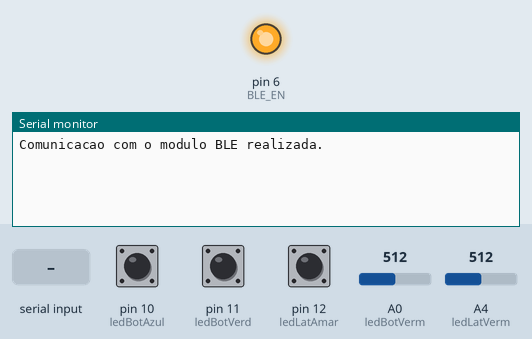
A sketch run on a simulated Arduino Uno, built with avr-gcc and run on an emulated ATmega328P. Shown: output pins drawn as LEDs (lit = HIGH), the last lines printed to the serial monitor. Inputs (shaded band) come from the test bench; at power-on: pin 10 (ledBotAzul) HIGH, pin 11 (ledBotVerd) HIGH, pin 12 (ledLatAmar) HIGH, A0 (ledBotVerm) = 512, A4 (ledLatVerm) = 512. The modem accepts every AT command (registered, SIM ready, sends succeed) and sends nothing else.

Above: at 4.2 s.
4.3 s: "STS,1\n" received over the second serial link
At 7.1 s:
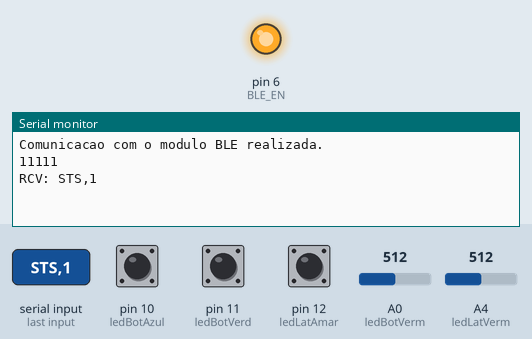
7.3 s: "START+\n" received over the second serial link
At 8.0 s:
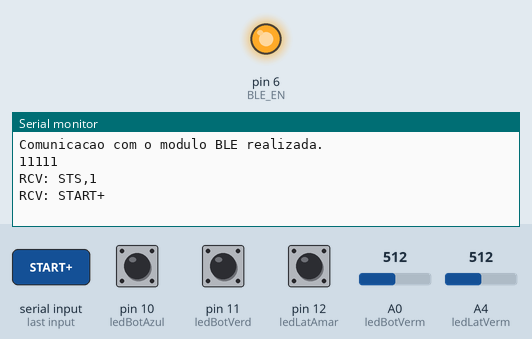
8.8 s: "STS\n" received over the second serial link
At 12.2 s:
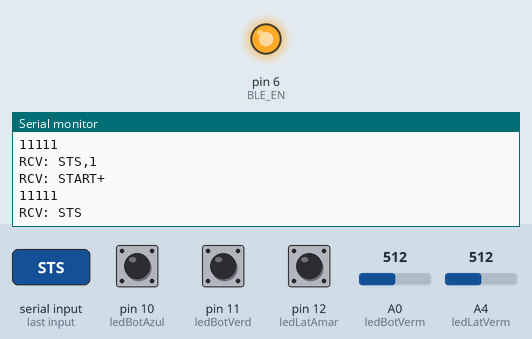

Measured:
- after the input at 4.3 s, the serial monitor: prints a new line after 2.0 s (image 1)
- after the input at 7.3 s, the serial monitor: prints a new line at once (image 2)
- after the input at 8.8 s, the serial monitor: prints a new line after 2.0 s (image 3)

The sketch:

firmware.ino
```cpp
#include <SoftwareSerial.h>

#define ledLatVerm A4
#define ledLatAmar 12
#define ledBotVerd 11
#define ledBotAzul 10
#define ledBotVerm A0

#define bot1 7
#define bot2 8
#define bot3 9

#define BLE_RX  5
#define BLE_TX  4
#define BLE_EN  6

#define DEBUG   1

#define NUM_READ 10

String clientName;
int buttons[] = {bot1, bot2, bot3};

SoftwareSerial BLE(BLE_RX, BLE_TX);

void setup() {

  if (DEBUG) Serial.begin(9600);
  BLE.begin(9600);

  /*LEDS*/
  pinMode(ledLatAmar, INPUT_PULLUP);
  pinMode(ledBotVerd, INPUT_PULLUP);
  pinMode(ledBotAzul, INPUT_PULLUP);
  pinMode(13, INPUT);

  /*Inicia botões no modo tri-state*/
  pinMode(bot1, INPUT);
  pinMode(bot2, INPUT);
  pinMode(bot3, INPUT);

  /*Enable do modulo BLE*/
  pinMode(BLE_EN, OUTPUT);

  /*Resetando o modulo BLE*/
  digitalWrite(BLE_EN, LOW);
  delay(500);
  digitalWrite(BLE_EN, HIGH);
  delay(2000);

  /*testando módulo BLE*/
  BLE.println("AT");
  delay(500);
  if ( !BLE.find("OK") ) {
    if (DEBUG) Serial.println("ERRO FATAL: Não foi possível estabelecer comunicação com o modulo BLE!");
    //for(;;);
  } else {
    if (DEBUG) Serial.println("Comunicacao com o modulo BLE realizada.");
  }

}

void loop() {

  String cmd;
  int ans[5], value;

  cmd = BLE.readStringUntil('\n');


  if (cmd.length() >= 3) {

    if ( cmd.startsWith("START+") ) {
      clientName = cmd.substring( cmd.indexOf("=") + 1 );
      BLE.println("START+OK");

    } else if ( cmd.startsWith("STS") ) {
     BLE.print("STS+");
     detectarPiscando(ans, 2000);

     /*interpretar e printar o resultado para o modulo BLE*/
     //BLE.println(RESULTADO DO STATUS)
     for(int i = 0; i < 5; i++) BLE.print(ans[i]);
     BLE.println();

     if (DEBUG) {
      for(int i = 0; i < 5; i++) Serial.print(ans[i]);
      Serial.println();
     }

    } else if ( cmd.startsWith("BUT=") ) {
      cmd.remove(0,4);
      value = cmd.toInt();
      BLE.print("BUT+");
      if (value > 0 && value <= 3 ) {
        pulseButton(value);
        BLE.println("OK");
      } else BLE.println("ERR:range");
    }

    if (DEBUG) {
    Serial.print("RCV: ");
    Serial.println(cmd);
    }

  }
}

/*
 *Examina o estado dos LEDs durante @period milisegundos
 *Retorna 1 para ligado fixo;
 *        0 para desligado fixo;
 *        2 para piscando;
 *Tamanho do vetor ans: 5
*/
void detectarPiscando(int * ans, int period)
{
  int ledLatVermVec[NUM_READ], ledLatAmarVec[NUM_READ], ledBotVerdVec[NUM_READ],
      ledBotAzulVec[NUM_READ], ledBotVermVec[NUM_READ], auxRead, sum;
  for ( int i = 0; i < NUM_READ; i++ ) {
    auxRead  = analogRead(ledLatVerm);
    if(auxRead > 300) ledLatVermVec[i] = 1;
    else ledLatVermVec[i] = 0;

    ledLatAmarVec[i] = digitalRead(ledLatAmar);
    ledBotVerdVec[i] = digitalRead(ledBotVerd);
    ledBotAzulVec[i] = digitalRead(ledBotAzul);

    auxRead  = analogRead(ledBotVerm);
    if(auxRead > 300) ledBotVermVec[i] = 1;
    else ledBotVermVec[i] = 0;
    delay(period/NUM_READ);
  }
  sum = vecSum(ledLatVermVec, NUM_READ);
  if ( sum == NUM_READ || sum == 0 ) ans[0] = sum/NUM_READ;
  else ans[0] = 2;

  sum = vecSum(ledLatAmarVec, NUM_READ);
  if ( sum == NUM_READ || sum == 0 ) ans[1] = sum/NUM_READ;
  else ans[1] = 2;

  sum = vecSum(ledBotVerdVec, NUM_READ);
  if ( sum == NUM_READ || sum == 0 ) ans[2] = sum/NUM_READ;
  else ans[2] = 2;

  sum = vecSum(ledBotAzulVec, NUM_READ);
  if ( sum == NUM_READ || sum == 0 ) ans[3] = sum/NUM_READ;
  else ans[3] = 2;

  sum = vecSum(ledBotVermVec, NUM_READ);
  if ( sum == NUM_READ || sum == 0 ) ans[4] = sum/NUM_READ;
  else ans[4] = 2;
}

/*
 *Soma um vetor
*/
int vecSum(int * vec, int len) {
  int sum = 0;
  for (int i = 0; i < len; i++) sum = sum + vec[i];
  return sum;
}

/*
 *Pulsa um botão de forma segura
 */
void pulseButton(int butNumber) {
  pinMode(buttons[butNumber-1], OUTPUT);
  digitalWrite(buttons[butNumber-1], LOW);
  delay(200);
  pinMode(buttons[butNumber-1], INPUT);
}
```
